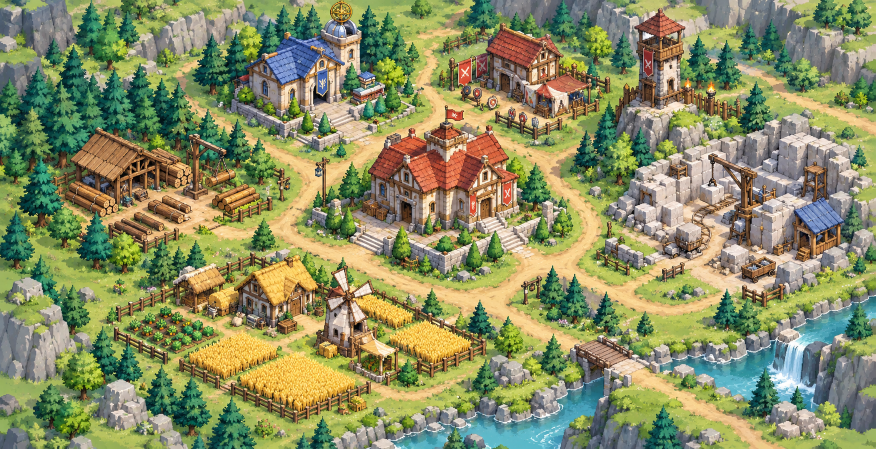
#> input picture assets/art/source/generated/town-daylight-master.png, 1751 x 898 px (shown at 1/2 size)
$ python optimize.py
#> lines starting #> are read from the running program, lines starting #| are printed output that depends on the picture
"""Package the editable AI scene masters as smaller lossless runtime textures.

Run with Pillow installed: python assets/art/scene/optimize.py
The generated masters stay untouched under source/generated/.
"""

from pathlib import Path

from PIL import Image


ART = Path(__file__).resolve().parents[1]
SPECS = (
    ("town-daylight-master.png", "town-daylight.png", (1024, 525)),
    ("battle-daylight-master.png", "battle-daylight.png", (768, 1152)),
    ("battle-night-master.png", "battle-night.png", (768, 1152)),
)


for source_name, output_name, size in SPECS:
    source = ART / "source" / "generated" / source_name
    output = Path(__file__).parent / output_name
    with Image.open(source) as original:
#> original is the input picture: PIL image 1751x898 RGB; mean R, G, B 137.7, 141.8, 99.4
        original.convert("RGB").resize(size, Image.Resampling.LANCZOS).save(
            output, format="PNG", optimize=True, compress_level=9
        )
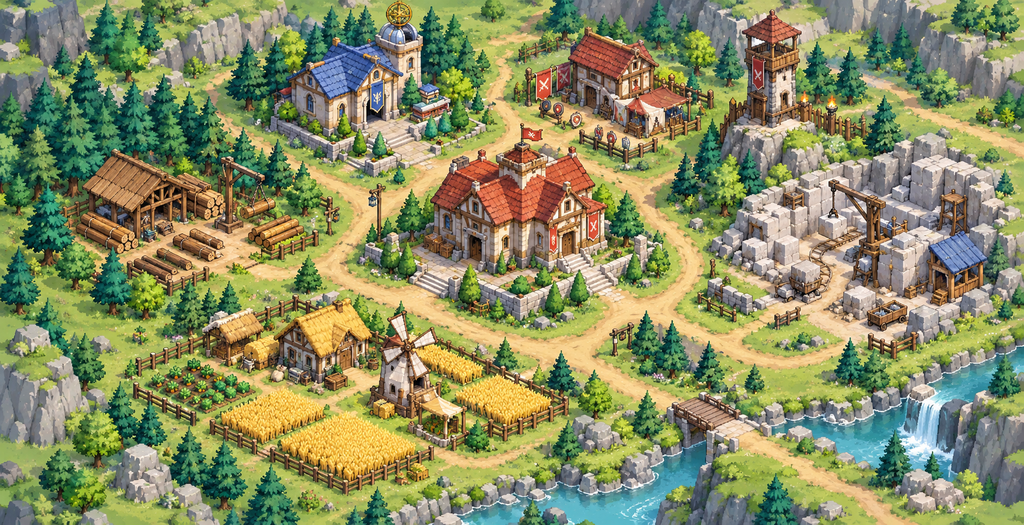
#> saved as town-daylight.png: PIL image 1024x525 RGB; mean R, G, B 137.7, 141.8, 99.4
    print(f"{output.relative_to(ART)} {size[0]}x{size[1]} {output.stat().st_size} bytes")
#> pass 2 of the loop `for source_name, output_name, size in SPECS:`:
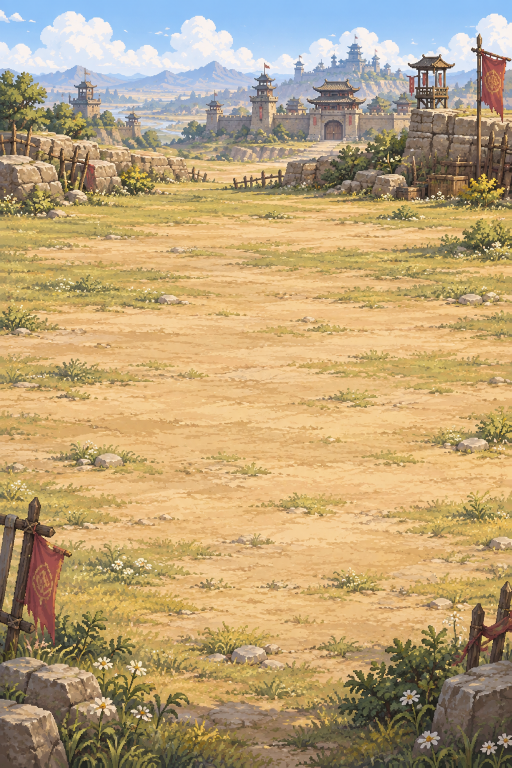
#> input picture assets/art/source/generated/battle-daylight-master.png, 1024 x 1536 px (shown at 1/2 size)
#> original is the input picture: PIL image 1024x1536 RGB; mean R, G, B 186.1, 162.4, 122.2
#> `original.convert("RGB").resize(size, Image.Resampling.LANCZOS).save( o..`:
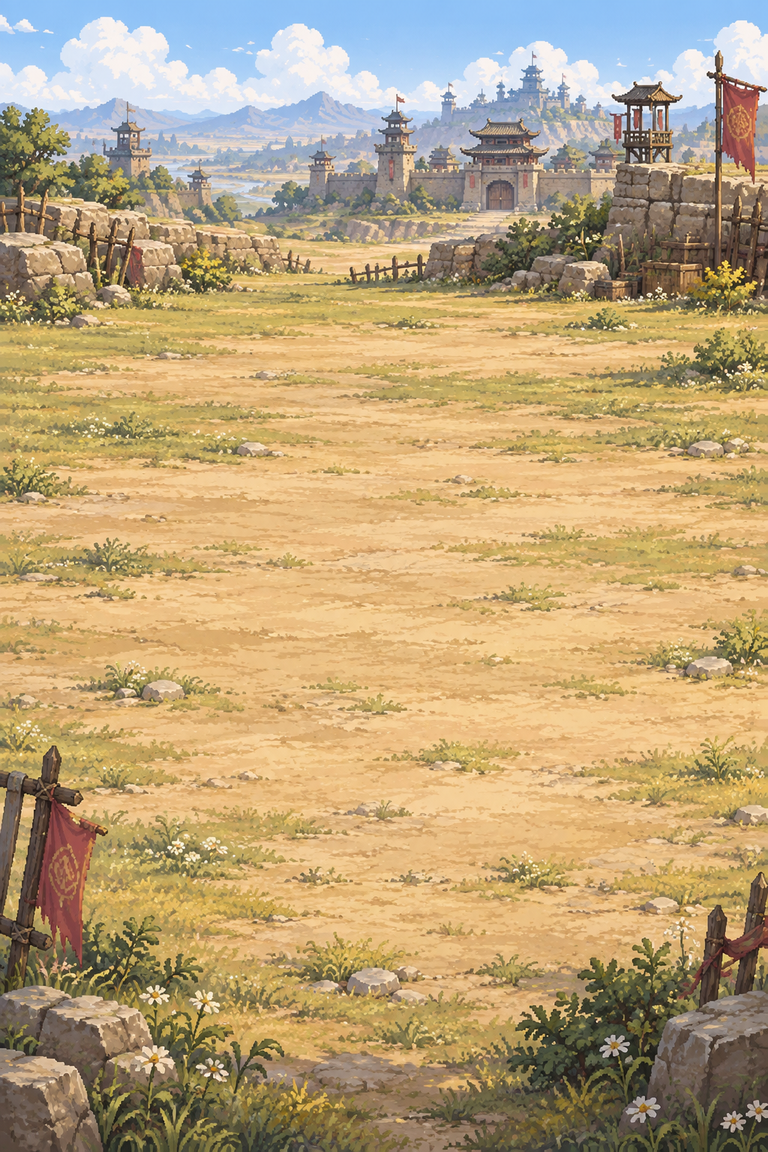
#> saved as battle-daylight.png: PIL image 768x1152 RGB; mean R, G, B 186.1, 162.4, 122.2
#> pass 3 of the loop `for source_name, output_name, size in SPECS:`:
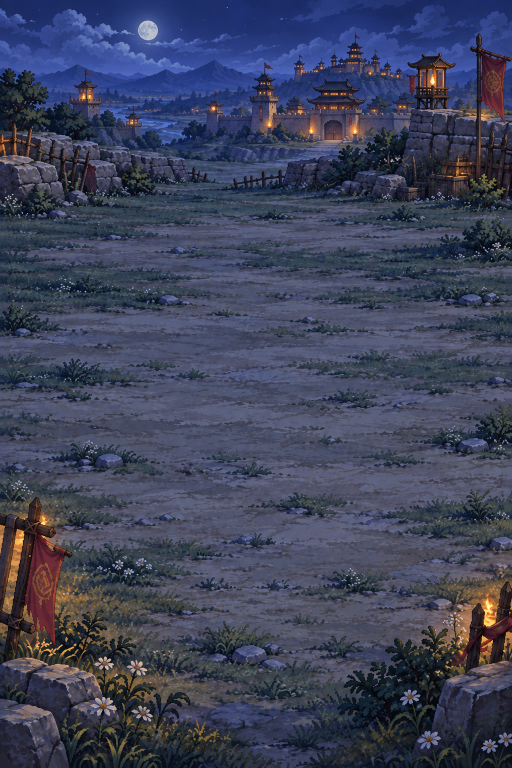
#> input picture assets/art/source/generated/battle-night-master.png, 1024 x 1536 px (shown at 1/2 size)
#> original is the input picture: PIL image 1024x1536 RGB; mean R, G, B 62.3, 67.1, 90
#> `original.convert("RGB").resize(size, Image.Resampling.LANCZOS).save( o..`:
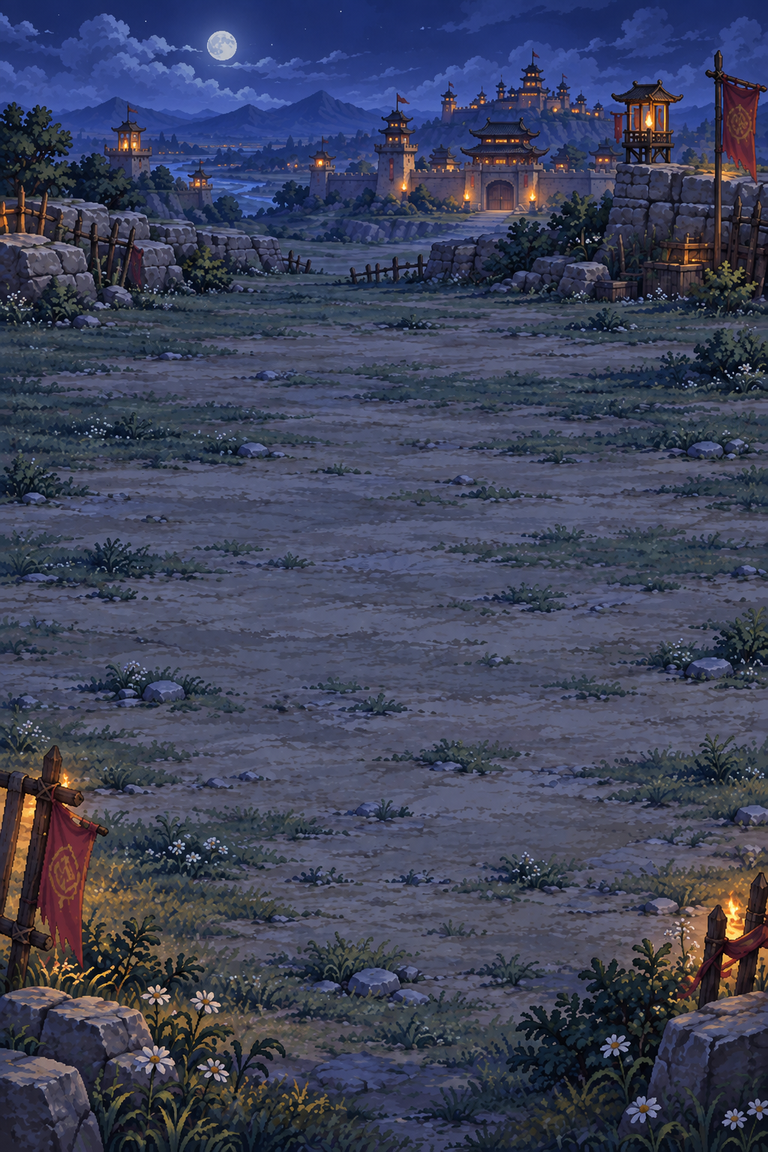
#> saved as battle-night.png: PIL image 768x1152 RGB; mean R, G, B 62.3, 67.1, 90
